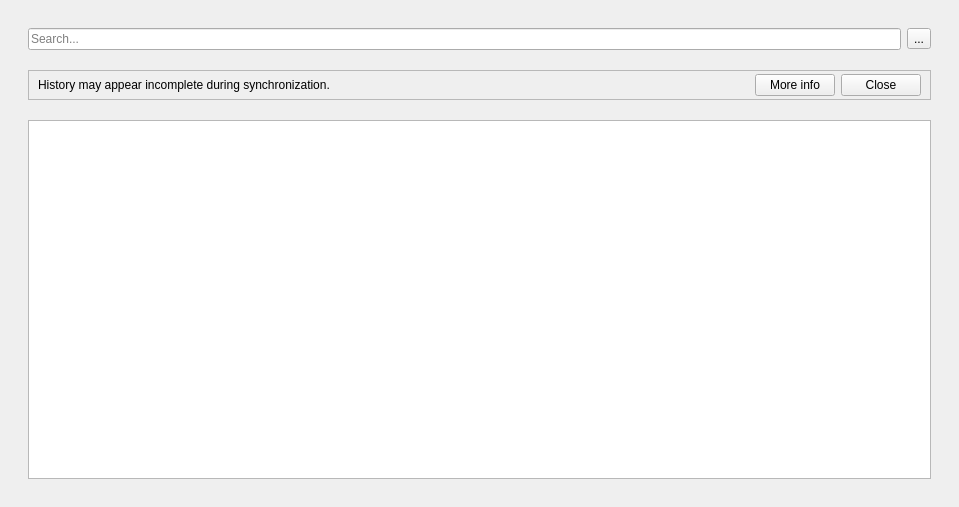
<?xml version="1.0" encoding="UTF-8"?>
<ui version="4.0">
 <class>HistoryWidget</class>
 <widget class="QWidget" name="HistoryWidget">
  <property name="geometry">
   <rect>
    <x>0</x>
    <y>0</y>
    <width>959</width>
    <height>507</height>
   </rect>
  </property>
  <property name="windowTitle">
   <string>Form</string>
  </property>
  <layout class="QVBoxLayout" name="verticalLayout">
   <property name="spacing">
    <number>20</number>
   </property>
   <property name="leftMargin">
    <number>28</number>
   </property>
   <property name="topMargin">
    <number>28</number>
   </property>
   <property name="rightMargin">
    <number>28</number>
   </property>
   <property name="bottomMargin">
    <number>28</number>
   </property>
   <item>
    <widget class="QFrame" name="frame_search">
     <property name="frameShape">
      <enum>QFrame::Shape::NoFrame</enum>
     </property>
     <property name="frameShadow">
      <enum>QFrame::Shadow::Plain</enum>
     </property>
     <layout class="QHBoxLayout" name="horizontalLayout_2">
      <property name="leftMargin">
       <number>0</number>
      </property>
      <property name="topMargin">
       <number>0</number>
      </property>
      <property name="rightMargin">
       <number>0</number>
      </property>
      <property name="bottomMargin">
       <number>0</number>
      </property>
      <item>
       <widget class="QLineEdit" name="search">
        <property name="placeholderText">
         <string>Search...</string>
        </property>
       </widget>
      </item>
      <item>
       <widget class="QToolButton" name="btn_options">
        <property name="text">
         <string>...</string>
        </property>
        <property name="icon">
         <iconset resource="assets.qrc">
          <normaloff>:/assets/images/preferences.svg</normaloff>:/assets/images/preferences.svg</iconset>
        </property>
        <property name="popupMode">
         <enum>QToolButton::ToolButtonPopupMode::InstantPopup</enum>
        </property>
       </widget>
      </item>
     </layout>
    </widget>
   </item>
   <item>
    <widget class="QFrame" name="syncNotice">
     <property name="frameShape">
      <enum>QFrame::Shape::StyledPanel</enum>
     </property>
     <property name="frameShadow">
      <enum>QFrame::Shadow::Raised</enum>
     </property>
     <layout class="QHBoxLayout" name="horizontalLayout">
      <property name="topMargin">
       <number>3</number>
      </property>
      <property name="bottomMargin">
       <number>3</number>
      </property>
      <item>
       <widget class="QLabel" name="label">
        <property name="text">
         <string>History may appear incomplete during synchronization.</string>
        </property>
       </widget>
      </item>
      <item>
       <spacer name="horizontalSpacer">
        <property name="orientation">
         <enum>Qt::Orientation::Horizontal</enum>
        </property>
        <property name="sizeHint" stdset="0">
         <size>
          <width>0</width>
          <height>20</height>
         </size>
        </property>
       </spacer>
      </item>
      <item>
       <widget class="QPushButton" name="btn_moreInfo">
        <property name="sizePolicy">
         <sizepolicy hsizetype="Preferred" vsizetype="Fixed">
          <horstretch>0</horstretch>
          <verstretch>0</verstretch>
         </sizepolicy>
        </property>
        <property name="text">
         <string>More info</string>
        </property>
       </widget>
      </item>
      <item>
       <widget class="QPushButton" name="btn_close">
        <property name="sizePolicy">
         <sizepolicy hsizetype="Preferred" vsizetype="Fixed">
          <horstretch>0</horstretch>
          <verstretch>0</verstretch>
         </sizepolicy>
        </property>
        <property name="text">
         <string>Close</string>
        </property>
        <property name="checkable">
         <bool>false</bool>
        </property>
       </widget>
      </item>
     </layout>
    </widget>
   </item>
   <item>
    <widget class="HistoryView" name="history">
     <property name="rootIsDecorated">
      <bool>false</bool>
     </property>
     <property name="sortingEnabled">
      <bool>true</bool>
     </property>
     <attribute name="headerStretchLastSection">
      <bool>false</bool>
     </attribute>
    </widget>
   </item>
  </layout>
 </widget>
 <customwidgets>
  <customwidget>
   <class>HistoryView</class>
   <extends>QTreeView</extends>
   <header>model/HistoryView.h</header>
  </customwidget>
 </customwidgets>
 <resources>
  <include location="assets.qrc"/>
 </resources>
 <connections/>
</ui>
